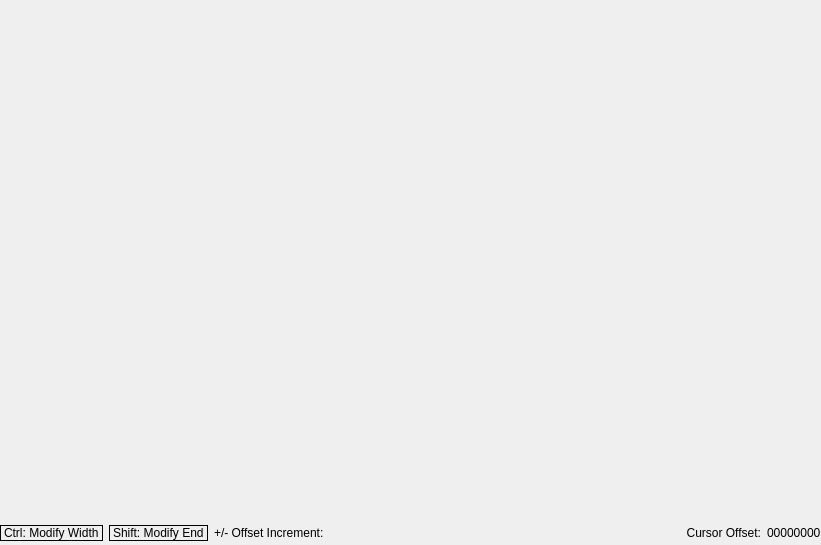
<?xml version="1.0" encoding="UTF-8"?>
<ui version="4.0">
 <class>BinaryViewPage</class>
 <widget class="QWidget" name="BinaryViewPage">
  <property name="geometry">
   <rect>
    <x>0</x>
    <y>0</y>
    <width>821</width>
    <height>545</height>
   </rect>
  </property>
  <property name="windowTitle">
   <string>Form</string>
  </property>
  <layout class="QVBoxLayout" name="verticalLayout" stretch="0,1,0">
   <property name="margin">
    <number>0</number>
   </property>
   <item>
    <widget class="DisplayModeWidget" name="displayModeWidget" native="true"/>
   </item>
   <item>
    <widget class="BinaryMap" name="binaryMap" native="true"/>
   </item>
   <item>
    <layout class="QHBoxLayout" name="horizontalLayout_2" stretch="0,0,1,0,0">
     <property name="bottomMargin">
      <number>4</number>
     </property>
     <item>
      <widget class="QLabel" name="lblCtrl">
       <property name="frameShape">
        <enum>QFrame::Box</enum>
       </property>
       <property name="frameShadow">
        <enum>QFrame::Plain</enum>
       </property>
       <property name="text">
        <string>Ctrl: Modify Width</string>
       </property>
      </widget>
     </item>
     <item>
      <widget class="QLabel" name="lblShift">
       <property name="frameShape">
        <enum>QFrame::Box</enum>
       </property>
       <property name="frameShadow">
        <enum>QFrame::Plain</enum>
       </property>
       <property name="text">
        <string>Shift: Modify End</string>
       </property>
      </widget>
     </item>
     <item>
      <layout class="QHBoxLayout" name="horizontalLayout" stretch="0,0">
       <item>
        <widget class="QLabel" name="lblIncrement">
         <property name="frameShape">
          <enum>QFrame::NoFrame</enum>
         </property>
         <property name="frameShadow">
          <enum>QFrame::Plain</enum>
         </property>
         <property name="text">
          <string>+/- Offset Increment:</string>
         </property>
        </widget>
       </item>
       <item>
        <widget class="SpinBoxBaseSelector" name="sbStep" native="true"/>
       </item>
      </layout>
     </item>
     <item>
      <widget class="QLabel" name="label">
       <property name="text">
        <string>Cursor Offset:</string>
       </property>
       <property name="alignment">
        <set>Qt::AlignRight|Qt::AlignTrailing|Qt::AlignVCenter</set>
       </property>
      </widget>
     </item>
     <item>
      <widget class="QLabel" name="lblCursorOffset">
       <property name="text">
        <string>00000000</string>
       </property>
      </widget>
     </item>
    </layout>
   </item>
  </layout>
 </widget>
 <customwidgets>
  <customwidget>
   <class>BinaryMap</class>
   <extends>QWidget</extends>
   <header>binarymapwidget/binarymap.h</header>
   <container>1</container>
  </customwidget>
  <customwidget>
   <class>DisplayModeWidget</class>
   <extends>QWidget</extends>
   <header>views/formatview/binaryviewpage/displaymodewidget.h</header>
   <container>1</container>
  </customwidget>
  <customwidget>
   <class>SpinBoxBaseSelector</class>
   <extends>QWidget</extends>
   <header>spinboxbaseselector/spinboxbaseselector.h</header>
   <container>1</container>
  </customwidget>
 </customwidgets>
 <resources/>
 <connections/>
</ui>
